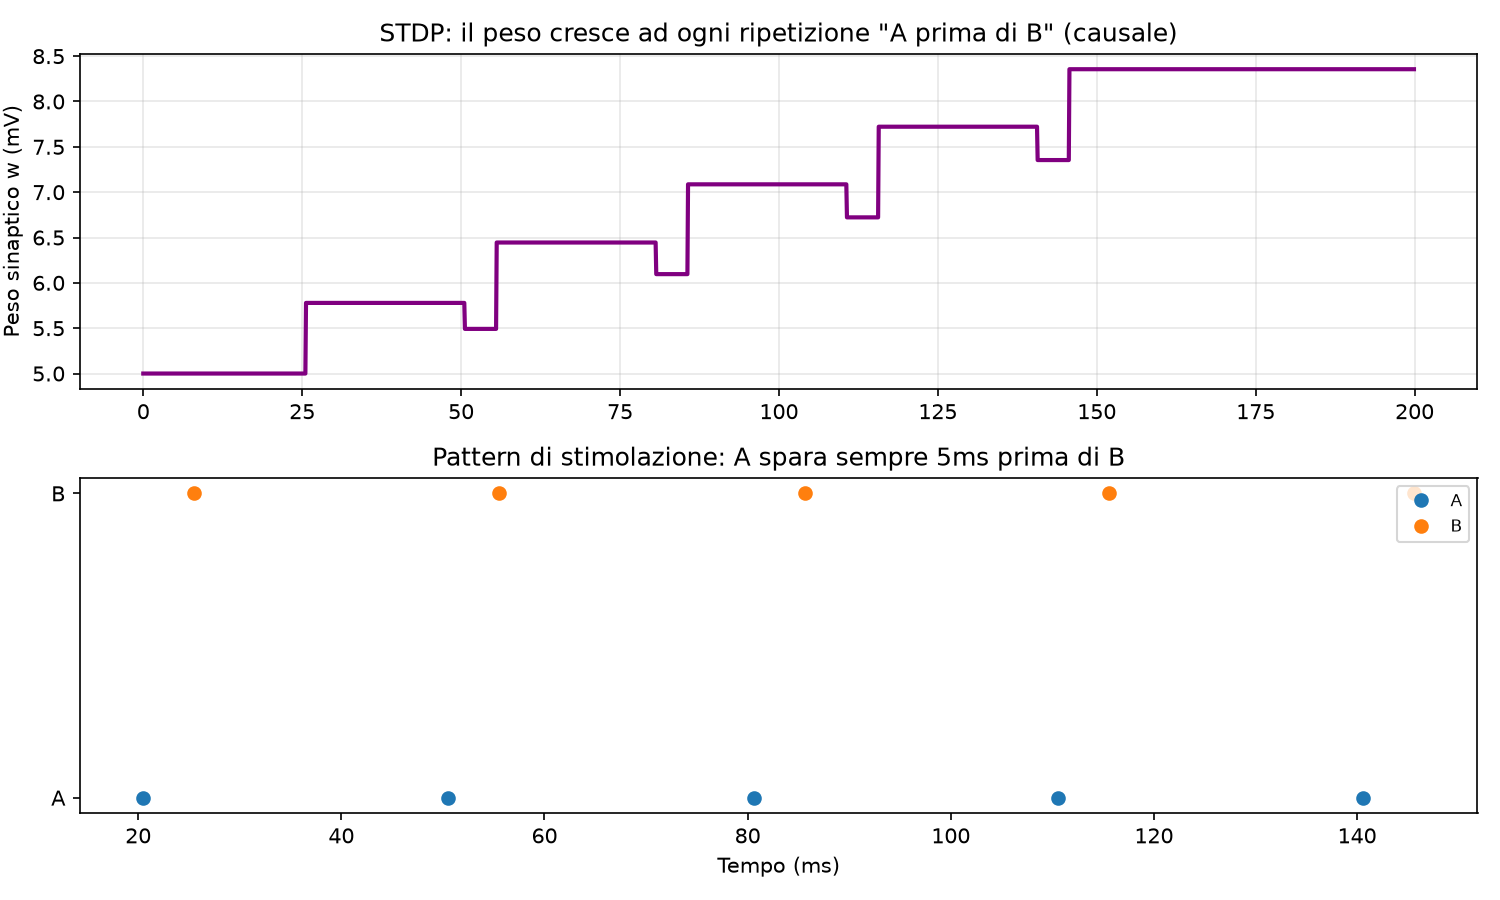

Here is the Python script that generated this plot:
"""
STDP: Spike-Timing-Dependent Plasticity
====================================================================
Questa e' la regola di apprendimento sinaptico piu' usata in
neuroscienza computazionale, ed e' molto piu' realistica della
semplice "facilitazione" vista prima.

Principio (regola di Hebb, versione temporale):
  - Se A spara POCO PRIMA di B (es. 5ms prima)  -> la sinapsi A->B
    si RAFFORZA (potenziamento, "LTP": Long-Term Potentiation)
  - Se A spara POCO DOPO B (es. 5ms dopo)        -> la sinapsi A->B
    si INDEBOLISCE (depressione, "LTD": Long-Term Depression)
  - Piu' i due spike sono vicini nel tempo, piu' l'effetto e' forte
    (decade esponenzialmente con la distanza temporale)

Questo e' esattamente il meccanismo biologico con cui il cervello
"impara" relazioni causa-effetto tra eventi/neuroni: se A predice
sistematicamente B, la connessione si rafforza nel tempo.

In questo script:
  1. Stimoliamo DUE VOLTE la coppia A-B, sempre con A che spara
     circa 5ms prima di B (relazione causale ripetuta)
  2. Osserviamo il peso sinaptico salire ad ogni ripetizione
  3. Poi facciamo l'esperimento opposto: B prima di A -> il peso scende
"""

from brian2 import *

a = 0.02/ms
b = 0.2/ms
c = -65*mV
d = 6*mV/ms

eqs = '''
dv/dt = (0.04/mV*v**2 + 5*v + 140*mV)/ms - u + I : volt
du/dt = a*(b*v - u) : volt/second
I : volt/second
'''

# ---------------------------------------------------------------
# PARAMETRI STDP
# ---------------------------------------------------------------
tau_stdp = 20*ms          # finestra temporale entro cui l'STDP ha effetto
A_ltp = 1.0*mV            # quanto si rafforza se A precede B (potenziamento)
A_ltd = 1.0*mV            # quanto si indebolisce se B precede A (depressione)
w_max = 40*mV             # peso sinaptico massimo (satura, come nella realta')
w_min = 0*mV              # peso sinaptico minimo (non puo' diventare negativo)

# ---------------------------------------------------------------
# COSTRUZIONE DEL MODELLO
# Usiamo due variabili di traccia (apre, apost) che si accumulano
# ad ogni spike e decadono nel tempo: e' il modo standard di
# implementare STDP in Brian2 (traccia esponenziale pre e post-sinaptica)
# ---------------------------------------------------------------
start_scope()

neurons = NeuronGroup(2, eqs, threshold='v > 30*mV', reset='v = c; u += d',
                       method='euler')
neurons.v = -65*mV
neurons.u = b * neurons.v
neurons.I = 0*mV/ms

# Usiamo un SpikeGeneratorGroup per controllare esattamente QUANDO
# sparano A e B nei due esperimenti, cosi' vediamo l'effetto pulito
# senza dipendere dalla dinamica naturale del neurone.
# Esperimento: 3 ripetizioni di "A a t, B a t+5ms" (A causa B)
pattern_causale = []
pattern_indices = []
for rep in range(5):
    t0 = 20 + rep*30
    pattern_causale += [t0, t0+5]
    pattern_indices += [0, 1]   # 0 = A, 1 = B

driver = SpikeGeneratorGroup(2, indices=pattern_indices,
                               times=[t*ms for t in pattern_causale])

# driver spara direttamente A e B ai tempi voluti (forziamo lo spike
# dando un impulso fortissimo, così partiamo da tempi certi)
force_syn = Synapses(driver, neurons, on_pre='v_post += 50*mV')
force_syn.connect(j='i')

# ---------------------------------------------------------------
# LA SINAPSI PLASTICA A -> B, CON REGOLA STDP
# ---------------------------------------------------------------
stdp_eqs = '''
w : volt
dapre/dt = -apre / tau_stdp : volt (event-driven)
dapost/dt = -apost / tau_stdp : volt (event-driven)
'''

syn = Synapses(neurons, neurons, model=stdp_eqs,
                on_pre='''
                apre += A_ltp
                w = clip(w + apost, w_min, w_max)
                ''',
                on_post='''
                apost -= A_ltd
                w = clip(w + apre, w_min, w_max)
                ''',
                method='euler')
syn.connect(i=0, j=1)
syn.w = 5*mV   # peso iniziale, deliberatamente basso
initial_w = syn.w[0]   # salviamo il valore iniziale PRIMA di far girare la simulazione

w_mon = StateMonitor(syn, 'w', record=0)
spikes = SpikeMonitor(neurons)

run(200*ms)

# ---------------------------------------------------------------
# VISUALIZZAZIONE
# ---------------------------------------------------------------
figure(figsize=(10, 6))

subplot(2, 1, 1)
plot(w_mon.t/ms, w_mon.w[0]/mV, color='purple', linewidth=2)
ylabel('Peso sinaptico w (mV)')
title('STDP: il peso cresce ad ogni ripetizione "A prima di B" (causale)')
grid(alpha=0.3)

subplot(2, 1, 2)
plot(spikes.t[spikes.i == 0]/ms, [0]*sum(spikes.i == 0), 'o', color='C0', label='A')
plot(spikes.t[spikes.i == 1]/ms, [1]*sum(spikes.i == 1), 'o', color='C1', label='B')
yticks([0, 1], ['A', 'B'])
xlabel('Tempo (ms)')
title('Pattern di stimolazione: A spara sempre 5ms prima di B')
legend(loc='upper right', fontsize=8)

tight_layout()
savefig('stdp.png', dpi=150)

print("Simulazione completata. Grafico salvato in stdp.png")
print(f"Peso sinaptico iniziale: {initial_w/mV:.2f} mV")
print(f"Peso sinaptico finale:   {w_mon.w[0][-1]/mV:.2f} mV")
print(f"Rafforzamento totale dopo 5 ripetizioni 'A causa B': "
      f"+{(w_mon.w[0][-1] - initial_w)/mV:.2f} mV")
print("\nProva ora a invertire l'ordine nel pattern (B prima di A)")
print("nel codice sopra, per vedere il peso SCENDERE invece di salire.")
